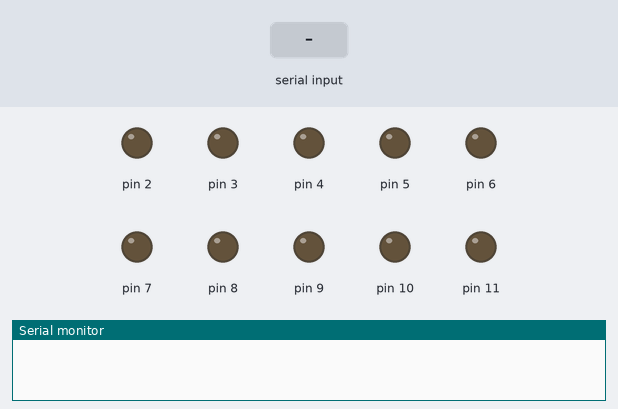
Bench run of a sketch on a simulated Arduino Uno, built with avr-gcc and run on an emulated ATmega328P. Parts: output pins drawn as LEDs (lit = HIGH), the last lines printed to the serial monitor. Inputs (shaded band) come from the test bench.

Above: at 1.2 s.
1.3 s: "0" received over Serial
At 2.5 s:
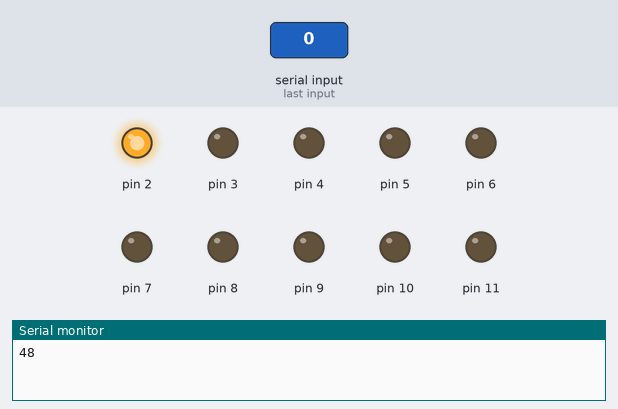
2.8 s: "2" received over Serial
At 3.7 s:
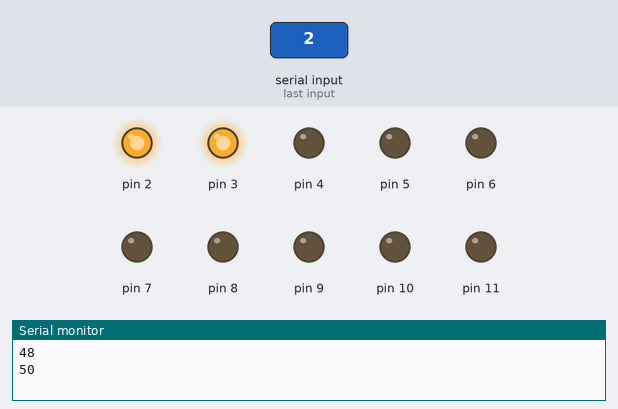
4.3 s: "1" received over Serial
At 4.9 s:
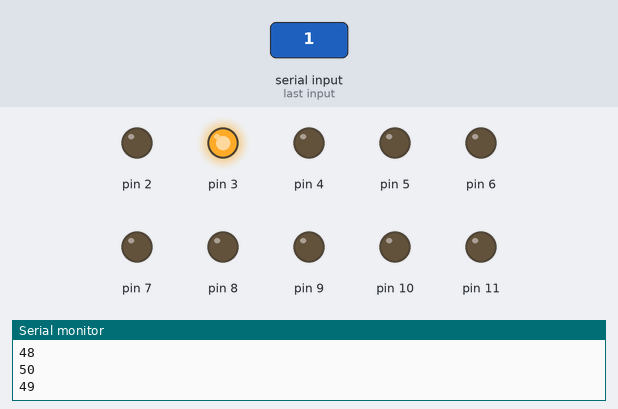
5.8 s: "3" received over Serial
At 7.2 s:
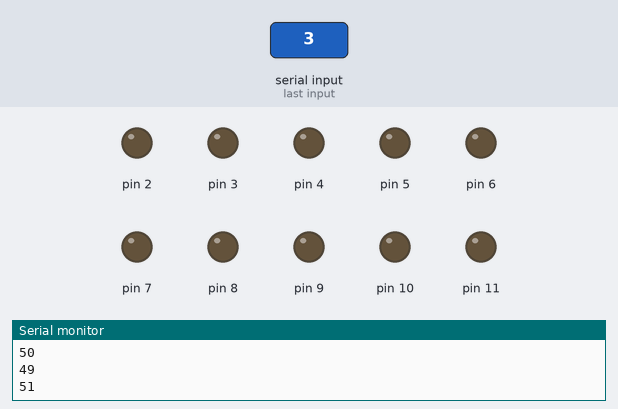
Timing chart, 0 to 8.3 s (numbered marks = the images above; inputs shaded):
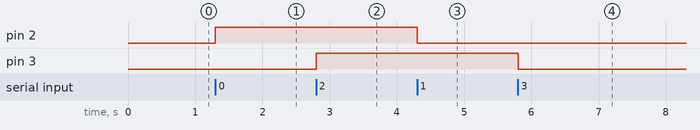

Measured:
- after the input at 1.3 s, pin 2: LOW → HIGH at once
- after the input at 2.8 s, pin 3: LOW → HIGH at once
- after the input at 4.3 s, pin 2: HIGH → LOW at once
- after the input at 5.8 s, pin 3: HIGH → LOW at once

The sketch:

relay_sketch.ino
```cpp
void setup(){
  Serial.begin(9600);

  //Set all the pins we need to output pins
  pinMode(2, OUTPUT);
  pinMode(3, OUTPUT);
  pinMode(4, OUTPUT);
  pinMode(5, OUTPUT);
  pinMode(6, OUTPUT);
  pinMode(7, OUTPUT);
  pinMode(8, OUTPUT);
  pinMode(9, OUTPUT);
  pinMode(10, OUTPUT);
  pinMode(11, OUTPUT);
}

void loop (){
  if (Serial.available()) {
      //read serial as ascii integer
      int ser = Serial.read();
      //Print the value in the serial monitor
      Serial.println(ser);

      // 0  :: Pin2   :: On
      if( ser == 48 ){
        digitalWrite( 2, HIGH );
      }
      // 1  :: Pin2   :: Off
      if( ser == 49 ){
        digitalWrite( 2, LOW );
      }
      // 0  :: Pin3   :: On
      if( ser == 50 ){
        digitalWrite( 3, HIGH );
      }
      // 1  :: Pin3   :: Off
      if( ser == 51 ){
        digitalWrite( 3, LOW );
      }
  }

}
```
